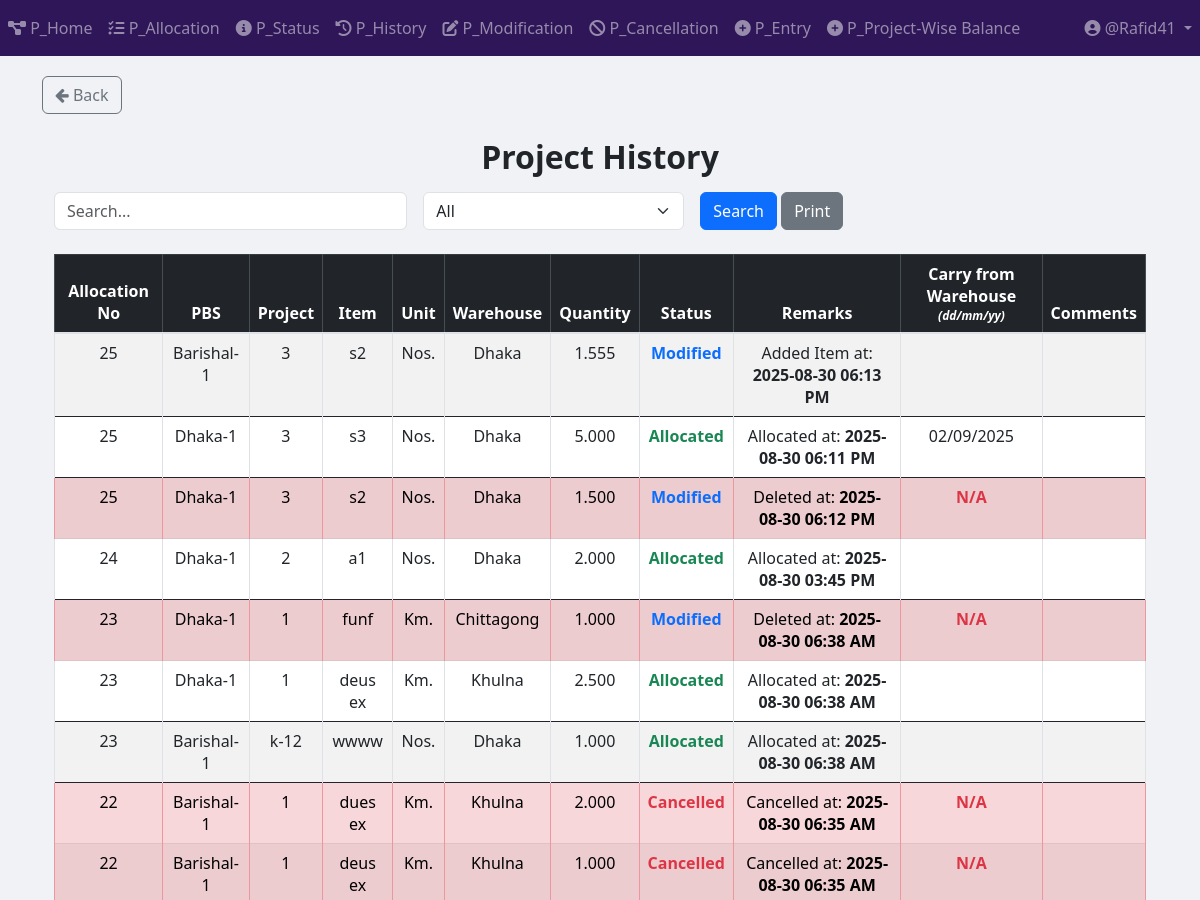
The app's page /project/project_history/ (signed in, upper part), older data.
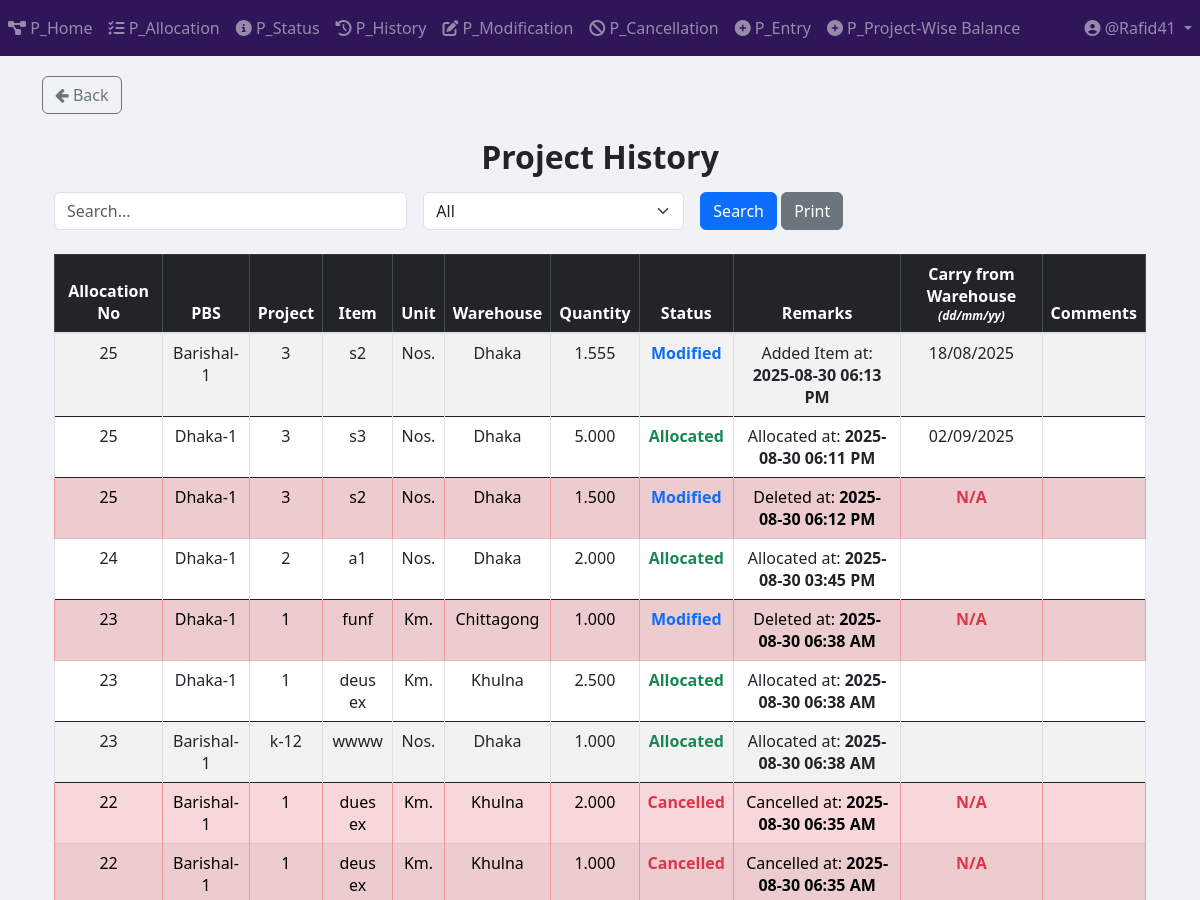
The same page, newer data.
### Project_App_History/models.py (models this page shows, shortened)
class Project_History(models.Model):
    GUID = models.CharField(max_length=100, default="", blank=True, null=True)
    allocation_no = models.IntegerField()
    pbs = models.TextField()
    project = models.TextField()
    item = models.TextField()
    warehouse = models.CharField(max_length=50)
    unit_of_item = models.TextField()
    quantity = models.DecimalField(
        max_digits=20,
        decimal_places=3,
        default=0.00
    )
    created_at = models.DateTimeField(auto_now=True)
    STATUS_CHOICES = [
        ("Pending Approval", "Pending Approval"),
        ("Allocated", "Allocated"),
        ("Cancelled", "Cancelled"),
        ("Modified", "Modified"),
    ]
    status = models.CharField(
        max_length=100, choices=STATUS_CHOICES, default="Allocated"
    )
    remarks = models.TextField(blank=True, null=True)
    remarks_status = models.CharField(max_length=100, blank=True, null=True)
    carry_from_warehouse = models.CharField(max_length=100, blank=True, null=True)
    comments = models.TextField(blank=True, null=True)
    item_primary_key = models.BigIntegerField(null=True)

### Project_App_History/views.py (the view, shortened to what this page needs)
# urls.py: path("history/", include("App_History.urls")),
@login_required
def history(request):
    query = request.GET.get("query", "")
    filter_by = request.GET.get("filter_by", "All")
    date_filter = request.GET.get("date", "")
    date_status = request.GET.get("date_status", "all")  # <-- NEW
    results = History.objects.all().order_by('-created_at')
    if filter_by == "allocation_date":
        if date_filter:
            results = results.filter(created_at__date=date_filter)
        if date_status == "empty":
            results = results.filter(created_at__isnull=True)
    elif filter_by == "carry_from_warehouse_date":
        if date_filter:
            results = results.filter(carry_from_warehouse__date=date_filter)
        if date_status == "empty":
            results = results.filter(carry_from_warehouse__isnull=True)
    group = request.user.user_group.user_group_type if hasattr(request.user, "user_group") else ""
    context = {
        "items": results,
        "query": query,
        "filter_by": filter_by,
        "date_filter": date_filter,
        "date_status": date_status,  # <-- Pass to template
        "can_edit_carry": group in ["Editor", "Only_View_History_and_Edit_Carry_From_Warehouse_Column"],
        "can_edit_comments": group in ["Editor"],
    }
    return render(request, "Project_Templates/Project_App_History/view_and_print_history.html", context)

### templates/Project_Templates/Project_App_History/view_and_print_history.html (shortened to what this page needs)
{% extends 'base.html' %}
{% load static %}
{% load tz %}
{% block body_block %}
<a href="{% url 'Project_App_Home:project_home_page' %}" class="btn btn-outline-secondary">
    <i class="fa fa-arrow-left"></i> Back
</a>
<div class="container mt-4">
    <h2 class="text-center mb-3"><b>Project History</b></h2>
    <form method="GET" class="row g-3 mb-4">
        <div class="col-md-4">
            <input type="text" name="query" id="searchQuery" class="form-control" placeholder="Search..." value="{{ query }}">
        </div>
        <div class="col-md-3">
            <select name="filter_by" id="filterDropdown" class="form-select" onchange="toggleInputFields()">
                <option value="All" {% if filter_by == "All" %}selected{% endif %}>All</option>
            </select>
        </div>
        <div class="col-md-2">
            <button type="submit" class="btn btn-primary">Search</button>
            <button type="button" class="btn btn-secondary" onclick="printResults()">Print</button>
        </div>
    </form>
    <div id="printableArea" class="table-responsive">
        <table class="table table-bordered table-striped table-hover text-center">
            <thead class="table-dark sticky-top">
                <tr>
                    <th>Allocation No</th>
                    <th>PBS</th>
                    <th>Project</th>
                    <th>Item</th>
                    <th>Unit</th>
                    <th>Warehouse</th>
                    <th>Quantity</th>
                    <th>Status</th>
                    <th>Remarks</th>
                    <th>
                        Carry from Warehouse<br>
                        <span style="font-size: 0.75em; font-style: italic;">(dd/mm/yy)</span>
                    </th>
                    <th>Comments</th>
                </tr>
            </thead>
            <tbody>
                {% if items %}
                    {% for item in items %}
                        <tr class="{% if item.remarks_status == 'Deleted' or item.status == 'Cancelled' %}table-danger{% endif %}">
                            <td>{{ item.allocation_no }}</td>
                            <td>{{ item.pbs }}</td>
                            <td>{{ item.project }}</td>
                            <td>{{ item.item }}</td>
                            <td>{{ item.unit_of_item }}</td>
                            <td>{{ item.warehouse }}</td>
                            <td>{{ item.quantity }}</td>
                            <td class="{% if item.status == 'Allocated' %}text-success{% elif item.status == 'Cancelled' %}text-danger{% elif item.status == 'Modified' %}text-primary{% endif %}">
                                <strong>{{ item.status }}</strong>
                            </td>
                            <td>{{ item.remarks|safe }}</td>
                            <td class="date-cell">
                                {% if item.carry_from_warehouse == "N/A" %}
                                    <span class="text-danger"><b>N/A</b></span><br>
                                {% elif item.carry_from_warehouse %}
                                    {% with day=item.carry_from_warehouse|slice:"8:10" month=item.carry_from_warehouse|slice:"5:7" year=item.carry_from_warehouse|slice:"0:4" %}
                                        {{ day }}/{{ month }}/{{ year }}
                                    {% endwith %}
                                {% endif %}
                            </td>
                            <td class="comments-cell text-start">
                            </td>
                        </tr>
                    {% endfor %}
                {% else %}
                    <tr>
                        <td colspan="10" class="text-center text-danger">No matching data found</td>
                    </tr>
                {% endif %}
            </tbody>
        </table>
    </div>
</div>
{% endblock %}

Row changes from the older to the newer data that the page shows:
changed Project_History "Added Item at: 2025-08-30 06:13 PM": item (not shown) → "18"; item (not shown) → "08"; item (not shown) → "2025"
